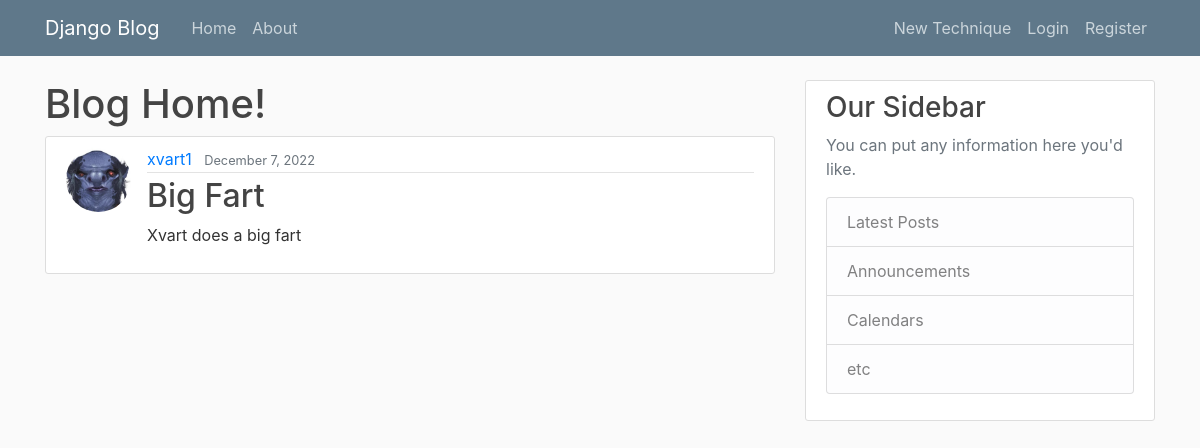
The app's page /unlimited/, older data.
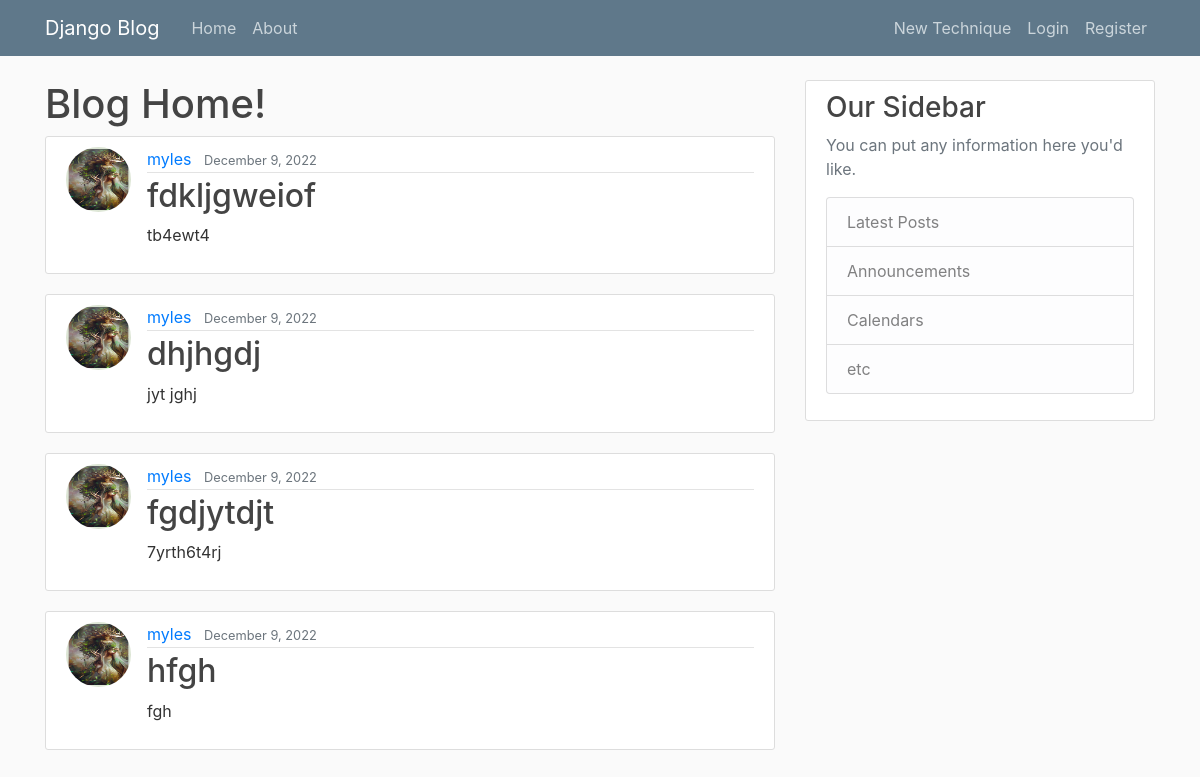
The same page, newer data.
### unlimited/models.py (models this page shows, shortened)
class Technique(models.Model):
    name = models.CharField(max_length=100)
    content = models.TextField()
    last_modified = models.DateTimeField(auto_now=True)
    date_created = models.DateTimeField(default=timezone.now)
    author = models.ForeignKey(User, on_delete=models.PROTECT)
    character = models.ForeignKey(Character, on_delete=models.PROTECT)

### users/models.py (models this page shows, shortened)
class Profile(models.Model):
    user = models.OneToOneField(User, on_delete=models.CASCADE)
    pfp = models.ImageField(default="default.jpg",upload_to="profile_pics")

### unlimited/views.py (the view)
# urls.py: path('',TechniqueListView.as_view(),name="unlimited-home"),
class TechniqueListView(ListView):
    model = Technique
    template_name = "unlimited/home.html"
    context_object_name = "techniques"
    ordering = ["-date_created"]
    paginate_by = 4

### unlimited/templates/unlimited/home.html
{% extends "unlimited/base.html" %}
{% block content %}
    <h1>Blog Home!</h1>
    {% for tech in techniques%}
        <article class="media content-section">
            <img class="rounded-circle article-img" src="{{tech.author.profile.pfp.url}}">
            <div class="media-body">
            <div class="article-metadata">
                <a class="mr-2" href="#">{{ tech.author }}</a>
                <small class="text-muted">{{ tech.date_created|date:"F j, Y" }}</small>
            </div>
            <h2><a class="article-title" href="technique/{{ tech.pk }}/">{{ tech.name }}</a></h2>
            <p class="article-content">{{ tech.content }}</p>
            </div>
        </article>
    {% endfor %}
{% endblock content%}

### unlimited/templates/unlimited/base.html (shortened to what this page needs)
{% load static %}
<html lang ="en">
    <head>
        <link rel="stylesheet" href="https://cdn.jsdelivr.net/npm/bootstrap@4.0.0/dist/css/bootstrap.min.css">
        <link rel="stylesheet" type = "text/css" href="{% static "unlimited/main.css"%}">
    </head>
    <body>
        <header class="site-header">
            <nav class="navbar navbar-expand-md navbar-dark bg-steel fixed-top">
              <div class="container">
                <a class="navbar-brand mr-4" href="{% url "unlimited-home" %}">Django Blog</a>
                <div class="collapse navbar-collapse" id="navbarToggle">
                  <div class="navbar-nav mr-auto">
                    <a class="nav-item nav-link" href="{% url "unlimited-home" %}">Home</a>
                    <a class="nav-item nav-link" href="{% url "unlimited-about" %}">About</a>
                  </div>
                  <div class="navbar-nav">
                    <a class="nav-item nav-link" href="{% url "technique-create" %}">New Technique</a>
                    {% if user.is_authenticated%}
                      <a class="nav-item nav-link" href="{% url "profile" %}">{{user.username}}</a>
                      <a class="nav-item nav-link" href="{% url "logout" %}">Logout</a>
                    {% else %}
                      <a class="nav-item nav-link" href="{% url "login" %}">Login</a>
                      <a class="nav-item nav-link" href="{% url "register" %}">Register</a>
                    {% endif %}
                  </div>
                </div>
              </div>
            </nav>
        </header>
        <main role="main" class="container">
            <div class="row">
              <div class="col-md-8">
                {% block content %}{% endblock %}
              </div>
              <div class="col-md-4">
                <div class="content-section">
                  <h3>Our Sidebar</h3>
                  <p class='text-muted'>You can put any information here you'd like.
                    <ul class="list-group">
                      <li class="list-group-item list-group-item-light">Latest Posts</li>
                      <li class="list-group-item list-group-item-light">Announcements</li>
                      <li class="list-group-item list-group-item-light">Calendars</li>
                      <li class="list-group-item list-group-item-light">etc</li>
                    </ul>
                  </p>
                </div>
              </div>
            </div>
          </main>
    </body>
</html>

### unlimited/static/unlimited/main.css (style rules this page uses)
body { background: #fafafa; color: #333333; margin-top: 5rem; }
h1, h2, h3, h4, h5, h6 { color: #444444; }
ul { margin: 0; }
.bg-steel { background-color: #5f788a; }
.site-header .navbar-nav .nav-link { color: #cbd5db; }
.content-section { background: #ffffff; padding: 10px 20px; border: 1px solid #dddddd; border-radius: 3px; margin-bottom: 20px; }
.article-title { color: #444444; }
.article-content { white-space: pre-line; }
.article-img { height: 65px; width: 65px; margin-right: 16px; }
.article-metadata { padding-bottom: 1px; margin-bottom: 4px; border-bottom: 1px solid #e3e3e3 }

Row changes from the older to the newer data that the page shows:
no longer on this page (row unchanged): Technique: author.profile.pfp (placeholder picture), author "xvart1", date_created "December 7, 2022", name "Big Fart", content "Xvart does a big fart"
added Technique: author.profile.pfp (picture), author "myles", date_created "December 9, 2022", name "fdkljgweiof", content "tb4ewt4"
added Technique: author.profile.pfp (picture), author "myles", date_created "December 9, 2022", name "dhjhgdj", content "jyt jghj"
added Technique: author.profile.pfp (picture), author "myles", date_created "December 9, 2022", name "fgdjytdjt", content "7yrth6t4rj"
added Technique: author.profile.pfp (picture), author "myles", date_created "December 9, 2022", name "hfgh", content "fgh"
